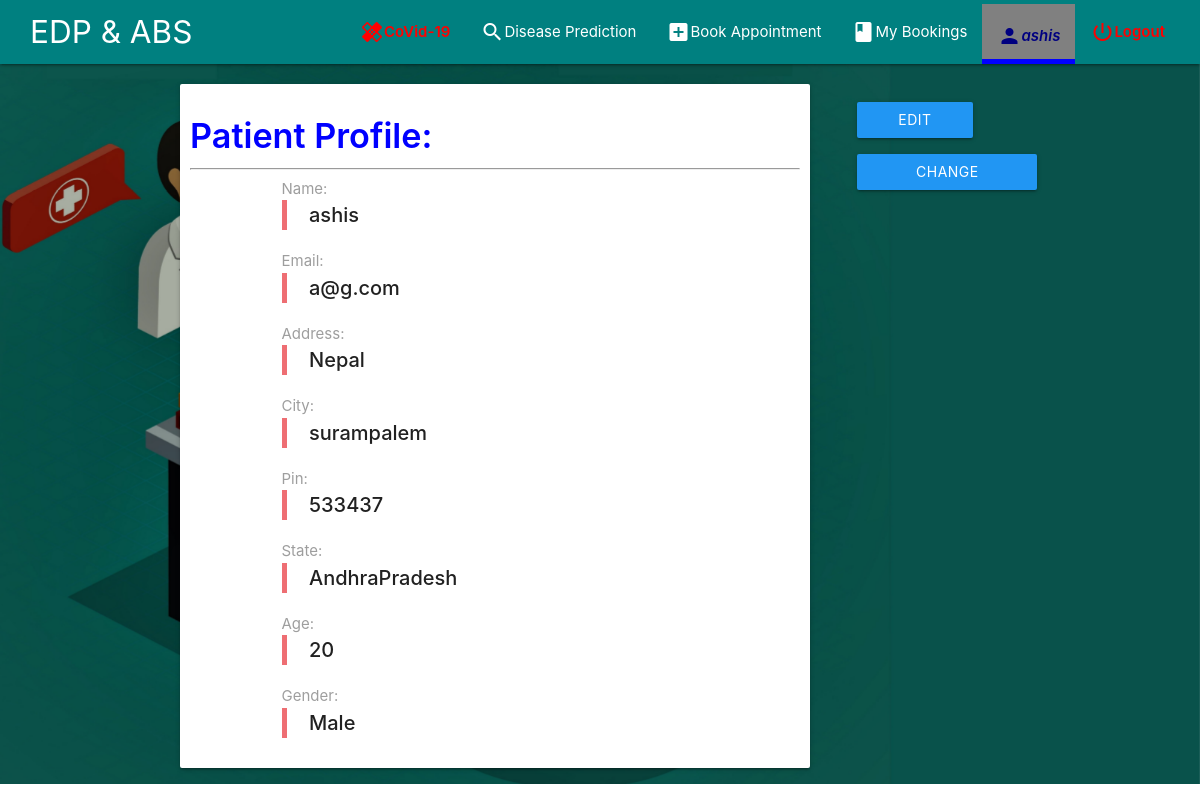
Screenshot of /accounts/profile/ (signed in) with the database file from the repository.
### users/models.py (models this page shows, shortened)
class User(AbstractBaseUser, PermissionsMixin):
    states = (
              ('AndhraPradesh', 'Andhra Pradesh'),
              ('ArunachalPradesh', 'Arunachal Pradesh'),
              ('Assam', 'Assam'),
              ('Sikkim', 'Sikkim'),
              ('Nagaland', 'Nagaland'),
              ('Manipur', 'Manipur'),
              ('Meghalaya', 'Meghalaya'),
              ('Jammukashmir', 'Jammu kashmir'),
              ('Punjab', 'Punjab'),
              ('Himachalpradesh', 'Himachal pradesh'),
              ('Haryana', 'Haryana'),
              ('Uttarakhand', 'Uttarakhand'),
              ('Uttarpradesh', 'Uttar pradesh'),
              ('Rajasthan', 'Rajasthan'),
              ('Gujarat', 'Gujarat'),
              ('MadhyaPradesh', 'Madhya Pradesh'),
              ('Jharkhand', 'Jharkhand'),
              ('WestBengal', 'West Bengal'),
              ('Maharastra', 'Maharastra'),
              ('Orissa', 'Orissa'),
              ('Chattisgarh', 'Chattisgarh'),
              ('Karnataka', 'Karnataka'),
              ('Kerala', 'Kerala'),
              ('TamilNadu', 'Tamil Nadu'),
              ('Mizoram', 'Mizoram'),
              ('Tripura', 'Tripura'),
              ('Goa', 'Goa'),
              ('Telangana', 'Telangana'),
              )
    email = models.EmailField(max_length=254, unique=True)
    name = models.CharField(max_length=254, null=True)
    is_doctor = models.BooleanField(default=False, null=True)
    is_patient = models.BooleanField(default=False, null=True)
    address = models.CharField(max_length=200, null=True)
    city = models.CharField(max_length=50, null=True)
    pin = models.PositiveIntegerField(null=True)
    state = models.CharField(max_length=25, choices=states, null=True)
    is_staff = models.BooleanField(default=False)
    is_superuser = models.BooleanField(default=False)
    is_active = models.BooleanField(default=True)
    last_login = models.DateTimeField(null=True, blank=True)
    date_joined = models.DateTimeField(auto_now_add=True)
    objects = UserManager()
    USERNAME_FIELD = 'email'
    EMAIL_FIELD = 'email'
    REQUIRED_FIELDS = ['name']

class ExtendedPatientsDetail(models.Model):
    gender = (('Male', 'Male'),
              ('Female', 'Female'),
              ('Other', 'Other'))
    patient = models.OneToOneField(User, on_delete=models.CASCADE, related_name='patient_detail', primary_key=True)
    age = models.IntegerField(null=True, validators=[MaxValueValidator(120), MinValueValidator(1)])
    gender = models.CharField(max_length=20, choices=gender, null=True)

### users/views.py (the view)
# urls.py: path('profile/', login_required(ProfileView, login_url='users:login'), name='profile'),
def ProfileView(request):
    user = request.user
    if user is None:
        return render(request, 'login.html')
    args = {'user': user}
    if user.is_patient:
        return render(request, 'patient_profile.html', args)
    elif user.is_doctor:
        return render(request, 'doctor_profile.html', args)
    else:
        return render(request, 'home.html')

### users/templates/patient_profile.html (shortened to what this page needs)
{% extends 'base.html' %}
{% load static %}
{% block body %}
    {% include 'navBar.html' %}
    <div style=" background-image: url({% static 'images/doc-pat-ed.jpg' %}); width: 100%; height:90%; background-size: cover; background-attachment: fixed; background-position: center center;">
    <div class="container row">
        <div class="card col s9" style="padding:10px; margin-top:20px;">
            <h4 style="font-style:bold; color:blue; font-weight:600;">Patient Profile:</h4>
            <hr>
            <div class="container">
                <label style="font-size:15px;" for="id_name">Name:</label>
                <blockquote style="margin-top:0px; font-weight: 500; font-size:20px;">{{ user.name }}</blockquote>
                <label style="font-size:15px;" for="id_email">Email:</label>
                <blockquote style="margin-top:0px; font-weight: 500; font-size:20px;">{{ user.email }}</blockquote>
                <label style="font-size:15px;" for="id_address">Address:</label>
                <blockquote style="margin-top:0px; font-weight: 500; font-size:20px;">{{user.address}}</blockquote>
                <label style="font-size:15px;" for="id_city">City:</label>
                <blockquote style="margin-top:0px; font-weight: 500; font-size:20px;">{{user.city}}</blockquote>
                <label style="font-size:15px;" for="id_pin">Pin:</label>
                <blockquote style="margin-top:0px; font-weight: 500; font-size:20px;">{{user.pin}}</blockquote>
                <label style="font-size:15px;" for="id_state">State:</label>
                <blockquote style="margin-top:0px; font-weight: 500; font-size:20px;">{{user.state}}</blockquote>
                <label style="font-size:15px;" for="id_age">Age:</label>
                <blockquote style="margin-top:0px; font-weight: 500; font-size:20px;">{{ user.patient_detail.age }}</blockquote>
                <label style="font-size:15px;" for="id_gender">Gender:</label>
                <blockquote style="margin-top:0px; font-weight: 500; font-size:20px;">{{ user.patient_detail.gender }}</blockquote>
            </div>
        </div>
        <div class="col s3">
            <div class="container center" style="padding-top:30px;">
                <a class="btn waves-effect waves-light blue" href="{% url 'users:Pupdateprofile' %}" style="margin:8px;">Edit Profile</a>
                <a class="btn l waves-effect waves-light blue" href="{% url 'users:ChangePassword' %}" style="margin:8px; width:180px;">Change Password</a>
            </div>
        </div>
    </div>
    </div>
{% endblock %}

### base/templates/base.html (shortened to what this page needs)
<html lang="en">
<head>
    <link rel="stylesheet" href="https://cdnjs.cloudflare.com/ajax/libs/materialize/1.0.0/css/materialize.min.css">
    <link href = "https://code.jquery.com/ui/1.12.1/themes/ui-lightness/jquery-ui.css"rel = "stylesheet">
</head>
<body>
    {% load static %}
    {% block body %}
    {% endblock %}
</body>
</html>

### base/templates/navBar.html (shortened to what this page needs)
{% load i18n %}
<div class="navbar-fixed">
 <nav class="" style="background-color:#008080; margin-bottom: 3px;">
    <div class="nav-wrapper" style="margin-right: 20px; margin-left: 30px;">
        <a href="#" class="brand-logo hide-on-med-and-down">EDP & ABS</a>
        <ul class="right hide-on-med-and-down">
            <li><a style="color: red; font-weight:600; display: flex;" href="{% url 'disease_database:covid19' %}"  class="left"><i class="material-icons"></i></a></li>
          {% if user.is_authenticated %}
            {% if user.is_patient %}
                <li><a style="display: flex;" href="{% url 'disease_database:search' %}"  {% if request.path == '/diseases/prediction/' %} class="activeLink" {% endif %}><i class="tiny material-icons ">search</i> Disease Prediction</a></li>
                <li><a style="display: flex;" href="{% url 'bookings:conform_booking' %}"{% if request.path == '/bookings/' %} class="activeLink" {% endif %}><i class="material-icons ">add_box</i> Book Appointment</a></li>
                <li><a style="display: flex;" href="{% url 'bookings:show_appointment_patient' %}"{% if request.path == '/bookings/patient/' %} class="activeLink" {% endif %}><i class="material-icons ">book </i> My Bookings</a></li>
                <li><a style="display: flex; color: navy; font-weight:600; font-style: italic;" href="{% url 'users:profile' %}"{% if request.path == '/accounts/profile/' %} class="activeLink" {% endif %}><i class="material-icons">person</i>{{ request.user.name }}</a></li>
            {% endif %}
            <li><a style="font-weight:600; font-style: bold; color:red; display: flex;" href="{% url 'users:logout' %}"><i class="tiny material-icons ">power_settings_new </i> Logout</a></li>
          {% else %}
            <li><a href="{% url 'users:login' %}" {% if request.path == '/accounts/login/' %} class="activeLink" {% endif %}>Login</a></li>
          {% endif %}
      </ul>
    </div>
  </nav>
</div>

### base/templates/base.html (style rules this page uses)
.activeLink { background-color: grey; height:60px; margin-top: 4px; border-bottom: solid 5px blue; }
li a { font-size: 20px; }

### rows the page displays
User: user.name "ashis", name "ashis", email "a@g.com", address "Nepal", city "surampalem", pin "533437", state "AndhraPradesh", patient_detail.age "20", patient_detail.gender "Male"
